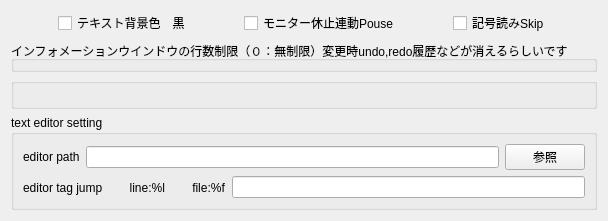
         <widget class="QWidget" name="tab_5">
          <attribute name="title">
           <string>その他</string>
          </attribute>
          <layout class="QVBoxLayout" name="verticalLayout_9">
           <item>
            <layout class="QHBoxLayout" name="horizontalLayout_17">
             <item>
              <spacer name="horizontalSpacer_6">
               <property name="orientation">
                <enum>Qt::Horizontal</enum>
               </property>
               <property name="sizeHint" stdset="0">
                <size>
                 <width>40</width>
                 <height>20</height>
                </size>
               </property>
              </spacer>
             </item>
             <item>
              <widget class="QCheckBox" name="texyDisplayBlackBakMode">
               <property name="text">
                <string>テキスト背景色　黒</string>
               </property>
              </widget>
             </item>
             <item>
              <spacer name="horizontalSpacer_9">
               <property name="orientation">
                <enum>Qt::Horizontal</enum>
               </property>
               <property name="sizeHint" stdset="0">
                <size>
                 <width>40</width>
                 <height>20</height>
                </size>
               </property>
              </spacer>
             </item>
             <item>
              <widget class="QCheckBox" name="monitorSleepPouse">
               <property name="text">
                <string>モニター休止連動Pouse</string>
               </property>
              </widget>
             </item>
             <item>
              <spacer name="horizontalSpacer_10">
               <property name="orientation">
                <enum>Qt::Horizontal</enum>
               </property>
               <property name="sizeHint" stdset="0">
                <size>
                 <width>40</width>
                 <height>20</height>
                </size>
               </property>
              </spacer>
             </item>
             <item>
              <widget class="QCheckBox" name="symbleTalkSkip">
               <property name="text">
                <string>記号読みSkip</string>
               </property>
              </widget>
             </item>
             <item>
              <spacer name="horizontalSpacer_7">
               <property name="orientation">
                <enum>Qt::Horizontal</enum>
               </property>
               <property name="sizeHint" stdset="0">
                <size>
                 <width>40</width>
                 <height>20</height>
                </size>
               </property>
              </spacer>
             </item>
            </layout>
           </item>
           <item>
            <widget class="QGroupBox" name="groupBox_5">
             <property name="title">
              <string>インフォメーションウインドウの行数制限（０：無制限）変更時undo,redo履歴などが消えるらしいです</string>
             </property>
             <widget class="QWidget" name="horizontalLayoutWidget_2">
              <property name="geometry">
               <rect>
                <x>10</x>
                <y>29</y>
                <width>791</width>
                <height>34</height>
               </rect>
              </property>
              <layout class="QHBoxLayout" name="horizontalLayout_24">
               <item>
                <widget class="QLineEdit" name="infoWndlineLimitEdit"/>
               </item>
              </layout>
             </widget>
            </widget>
           </item>
           <item>
            <widget class="QGroupBox" name="groupBox_4">
             <property name="title">
              <string/>
             </property>
             <widget class="QWidget" name="horizontalLayoutWidget">
              <property name="geometry">
               <rect>
                <x>10</x>
                <y>19</y>
                <width>791</width>
                <height>71</height>
               </rect>
              </property>
              <layout class="QHBoxLayout" name="horizontalLayout_23">
               <item>
                <widget class="QLabel" name="label_9">
                 <property name="font">
                  <font>
                   <pointsize>12</pointsize>
                  </font>
                 </property>
                 <property name="text">
                  <string>&lt;html&gt;&lt;head/&gt;&lt;body&gt;&lt;p align=&quot;center&quot;&gt;RAM DISK &lt;br/&gt;TEMP FOLDER&lt;/p&gt;&lt;/body&gt;&lt;/html&gt;</string>
                 </property>
                </widget>
               </item>
               <item>
                <widget class="QLineEdit" name="RAMDISKDIR"/>
               </item>
               <item>
                <widget class="QPushButton" name="RamDiskDirRef">
                 <property name="text">
                  <string>参照</string>
                 </property>
                </widget>
               </item>
              </layout>
             </widget>
            </widget>
           </item>
           <item>
            <widget class="QGroupBox" name="groupBox_3">
             <property name="title">
              <string>text editor setting</string>
             </property>
             <layout class="QVBoxLayout" name="verticalLayout_10">
              <item>
               <layout class="QHBoxLayout" name="horizontalLayout_18">
                <item>
                 <widget class="QLabel" name="label_29">
                  <property name="text">
                   <string>&lt;html&gt;&lt;head/&gt;&lt;body&gt;&lt;p&gt;editor path&lt;/p&gt;&lt;/body&gt;&lt;/html&gt;</string>
                  </property>
                 </widget>
                </item>
                <item>
                 <widget class="QLineEdit" name="edtorExePathEdit"/>
                </item>
                <item>
                 <widget class="QPushButton" name="edtorExePathRefButtonClicked">
                  <property name="text">
                   <string>参照</string>
                  </property>
                 </widget>
                </item>
               </layout>
              </item>
              <item>
               <layout class="QHBoxLayout" name="horizontalLayout_19">
                <item>
                 <widget class="QLabel" name="label_30">
                  <property name="text">
                   <string>&lt;html&gt;&lt;head/&gt;&lt;body&gt;&lt;p&gt;&lt;span style=&quot; font-size:10pt;&quot;&gt;editor tag jump&lt;/span&gt;&lt;/p&gt;&lt;p&gt;&lt;span style=&quot; font-size:10pt;&quot;&gt;　　line:%l&lt;/span&gt;&lt;/p&gt;&lt;p&gt;&lt;span style=&quot; font-size:10pt;&quot;&gt;　　file:%f&lt;/span&gt;&lt;/p&gt;&lt;/body&gt;&lt;/html&gt;</string>
                  </property>
                 </widget>
                </item>
                <item>
                 <widget class="QLineEdit" name="edtorTagJumpCmdEdit"/>
                </item>
               </layout>
              </item>
             </layout>
            </widget>
           </item>
          </layout>
         </widget>
